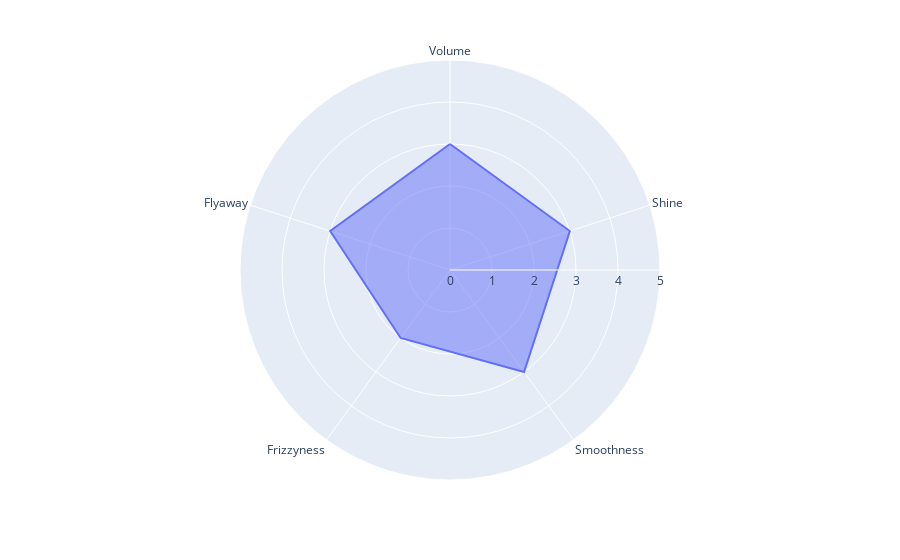

Notebook code for this chart:
### Code cell
display_prediction(show_img, volume, shine, smoothness, frizzyness, flyaway)

### Figure 1 — Plotly figure (JSON) as saved in the notebook; plotly's stock layout.template omitted (floating-point values rounded to 4 significant figures)
{"data": [{"fill": "toself", "hovertemplate": "All_Pred=%{r}<br>Measures=%{theta}<extra></extra>", "legendgroup": "", "line": {"color": "#636efa", "dash": "solid"}, "mode": "lines", "name": "", "r": [3, 3, 3, 2, 3, 3], "showlegend": false, "subplot": "polar", "theta": ["Volume", "Shine", "Smoothness", "Frizzyness", "Flyaway", "Volume"], "type": "scatterpolar"}], "layout": {"legend": {"tracegroupgap": 0}, "margin": {"t": 60}, "polar": {"angularaxis": {"direction": "clockwise", "rotation": 90}, "domain": {"x": [0, 1], "y": [0, 1]}, "radialaxis": {"range": [0, 5]}}}}
